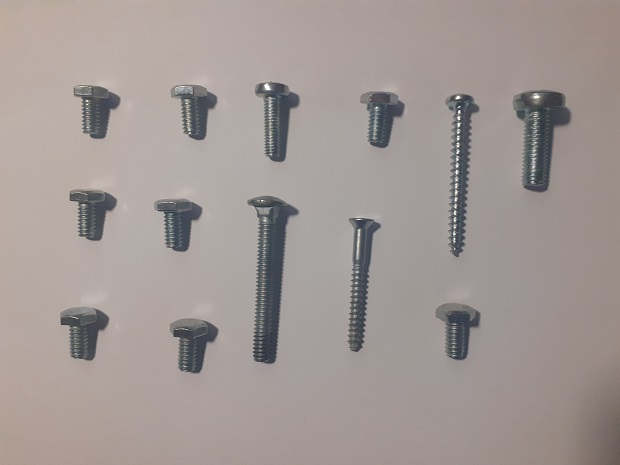
#> input picture fontesImagens/Varios_Parafusos_Diferentes_002.jpg, 620 x 465 px
$ python excercicio_9.py
#> lines starting #> are read from the running program, lines starting #| are printed output that depends on the picture; after the words box and inside, x2 and y2 are one past the last pixel; in counts of white or black regions, pixels touching at a corner belong together
import cv2
import numpy as np
import math

# Load the image
image = cv2.imread('Varios_Parafusos_Diferentes_002.jpg')
#> image is the input picture: shape (465, 620, 3); mean B, G, R 148.8, 151.8, 161.2

assert image is not None, "file could not be read, check with os.path.exists()"
cv2.imshow('Original', image)
cv2.waitKey(0)

# Convert the image to grayscale
gray = cv2.cvtColor(image, cv2.COLOR_BGR2GRAY)
cv2.imshow('Gray', gray)
cv2.waitKey(0)

blur = cv2.bilateralFilter(src=gray, d=9, sigmaColor=75, sigmaSpace=75)
ret, thresh2 = cv2.threshold(blur, 0, 255, cv2.THRESH_BINARY_INV+cv2.THRESH_OTSU)
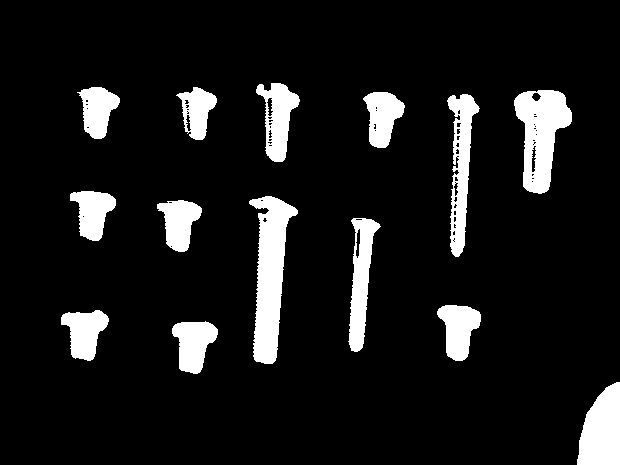
#> thresh2: shape (465, 620); 10% white; 14 white regions
#> ret = 127
cv2.imshow('threshold', thresh2)
cv2.waitKey(0)


# Find the contours of the objects in the image
contours, hierarchy = cv2.findContours(thresh2, cv2.RETR_EXTERNAL, cv2.CHAIN_APPROX_SIMPLE)
#> contours = 14 contours; largest, box (x1, y1, x2, y2) and area: (249, 196, 298, 364) 4138, (514, 90, 572, 194) 3560, (577, 382, 620, 465) 2580, (447, 94, 480, 257) 2460, (348, 218, 381, 352) 2106
print("Objetos na imagem : ", len(contours))
#| Objetos na imagem :  14

# Loop through the contours and calculate the perimeter of each object
cont = 0
for cnt in contours:
    cont = cont + 1
    rect = cv2.minAreaRect(cnt)
    box = cv2.boxPoints(rect)
    box = np.intp(box)
    cv2.drawContours(image,[box],0,(0,0,255),2)
    perimetro = cv2.arcLength(box,True)

    teste = "Fora do padrao"
    if perimetro>=180 and perimetro<=200 :
        teste = "Padrao"
    x, y, w, h = cv2.boundingRect(cnt)
    cv2.putText(image, str(cont) + "-" + str(math.trunc(perimetro)),(x, y),cv2.FONT_HERSHEY_COMPLEX_SMALL, 1, (0, 0, 255), 1)
    print(f"Objeto numero {cont}  : {teste}")
#> this loop made 14 passes
#> (rect, box, perimetro, teste, x, y, w, h) on passes 1 to 5: (((598, 423), (82, 42), -90), [[618, 463], [576, 463], [576, 381], [618, 381]], 248, 'Fora do padrao', 577, 382, 43, 83), (((195.2, 347.2), (45.13, 51.62), -2.39), [[173, 373], [171, 322], [216, 320], [218, 372]], 193.1, 'Padrao', 172, 321, 46, 53), (((85.58, 335.5), (47.31, 49.49), -4.24), [[63, 361], [60, 312], [107, 309], [110, 358]], 192.4, 'Padrao', 61, 310, 48, 51), (((458.5, 332.5), (55, 43), -90), [[480, 360], [437, 360], [437, 305], [480, 305]], 196, 'Padrao', 437, 305, 44, 56), (((364, 284.6), (133.2, 29.14), -88.58), [[376, 351], [347, 350], [351, 217], [380, 218]], 324.2, 'Fora do padrao', 348, 218, 33, 134)
#| Objeto numero 1  : Fora do padrao
#| Objeto numero 2  : Padrao
#| Objeto numero 3  : Padrao
#| Objeto numero 4  : Padrao
#| Objeto numero 5  : Fora do padrao
#| Objeto numero 6  : Padrao
#| Objeto numero 7  : Fora do padrao
#| Objeto numero 8  : Padrao
#> (further printed lines are left out)
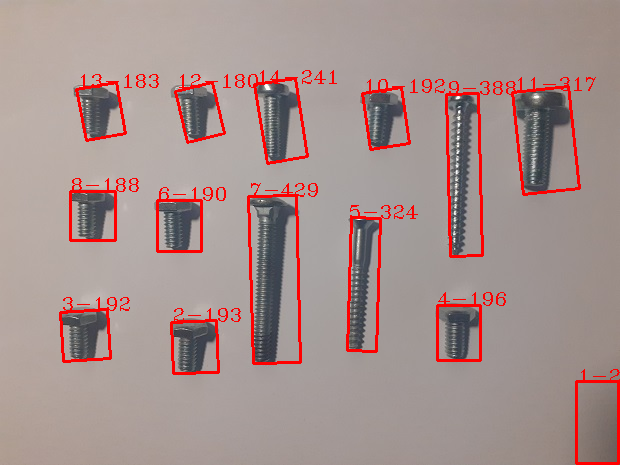
#> image: shape (465, 620, 3); 4.49% of pixels changed, all inside (x1, y1, x2, y2) = (59, 70, 620, 465)
#> after the loop, cont = 14

# Show the final image
cv2.imshow('image', image)
cv2.waitKey(0)
cv2.destroyAllWindows()

$ run again, with fontesImagens/Varios_Parafusos_Diferentes_001.jpg copied over fontesImagens/Varios_Parafusos_Diferentes_002.jpg
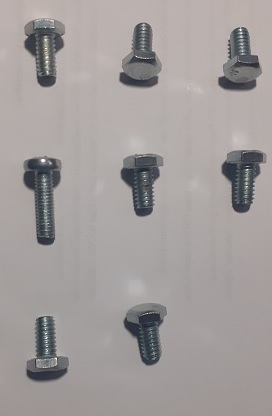
#> input picture fontesImagens/Varios_Parafusos_Diferentes_001.jpg, 272 x 416 px
#> image is the input picture: shape (416, 272, 3); mean B, G, R 155.2, 156, 161.4
#> `ret, thresh2 = cv2.threshold(blur, 0, 255, cv2.THRESH_BINARY_INV+cv2.T..`:
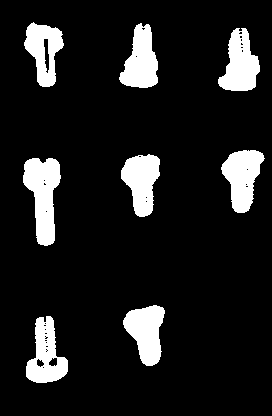
#> thresh2: shape (416, 272); 11.9% white; 8 white regions
#> ret = 128
#> contours = 8 contours; box (x1, y1, x2, y2) and area: (23, 158, 61, 246) 1966, (221, 150, 265, 213) 1628, (26, 316, 68, 383) 1615, (218, 28, 260, 91) 1594, (123, 305, 165, 366) 1564, (119, 23, 158, 88) 1546, (121, 154, 160, 217) 1544, (24, 22, 64, 87) 1516
#| Objetos na imagem :  8
#> the loop `for cnt in contours:` made 8 passes
#> (rect, box, perimetro, teste, x, y, w, h) on passes 1 to 3: (((46.5, 349), (66, 41), -90), [[67, 382], [26, 382], [26, 316], [67, 316]], 214, 'Fora do padrao', 26, 316, 42, 67), (((142.1, 334.3), (60.6, 40.32), -85.49), [[159, 366], [119, 362], [124, 302], [164, 305]], 201.7, 'Fora do padrao', 123, 305, 42, 61), (((41.5, 201.5), (87, 37), -90), [[60, 245], [23, 245], [23, 158], [60, 158]], 248, 'Fora do padrao', 23, 158, 38, 88)
#> (printed output is left out)
#> after the loop `for cnt in contours:`:
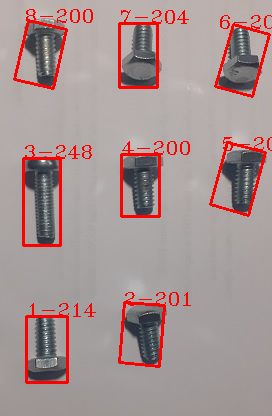
#> image: shape (416, 272, 3); 5.59% of pixels changed, all inside (x1, y1, x2, y2) = (13, 9, 272, 384)
#> after the loop `for cnt in contours:`: cont = 8
